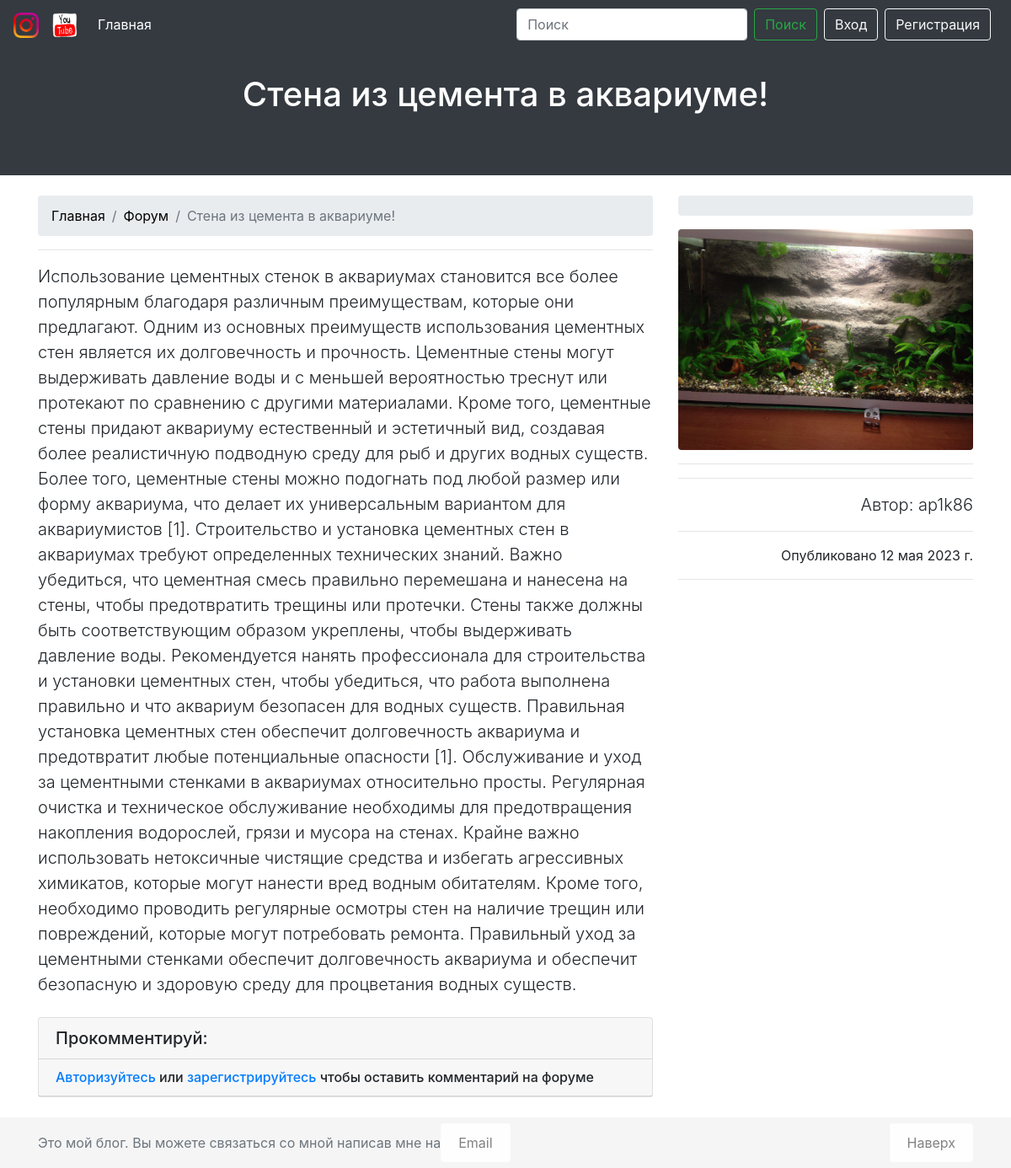
The app's page /forum/wall/, older data.
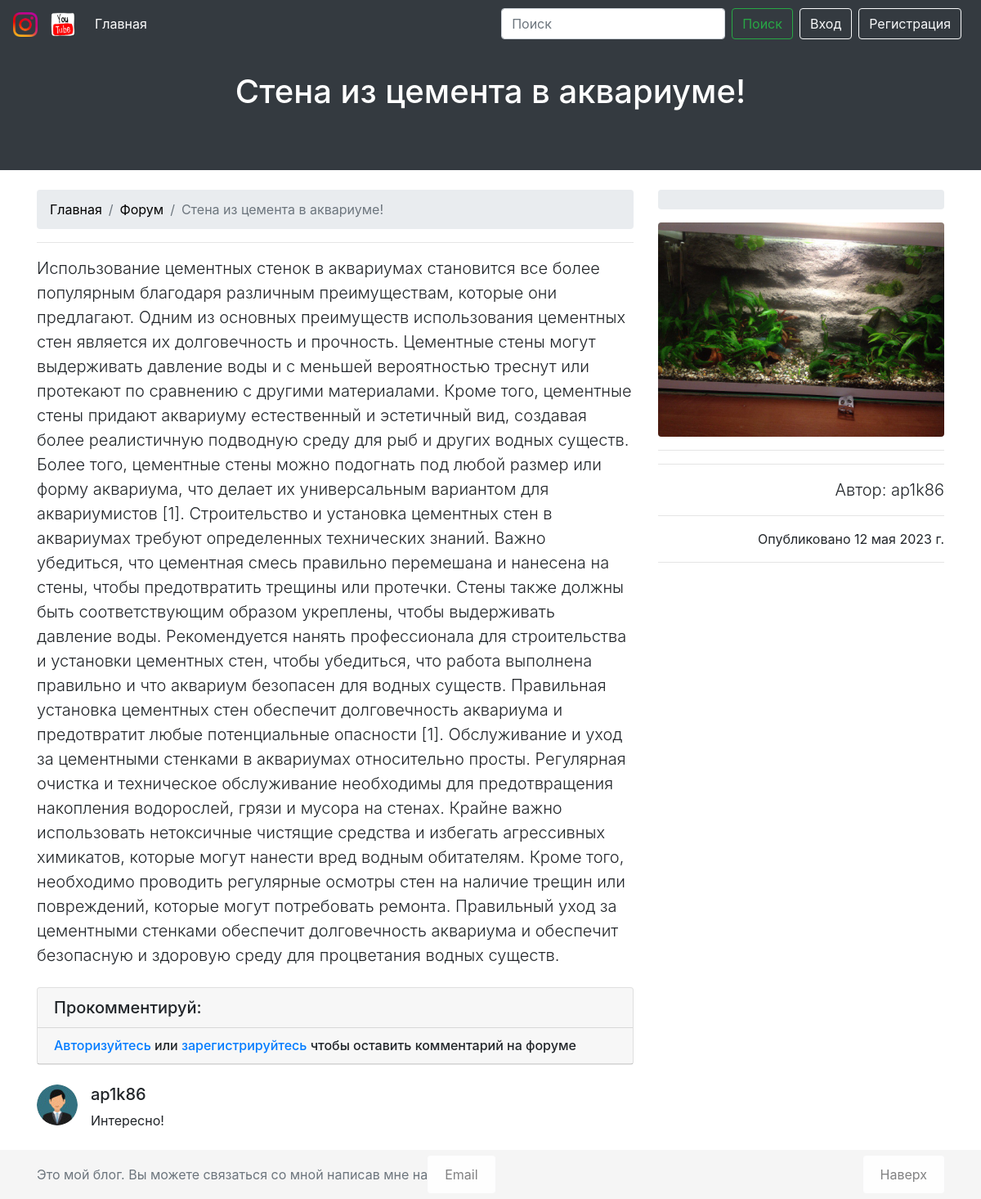
The same page, newer data.
### myblog/models.py (models this page shows, shortened)
class CommentForum(models.Model):
    post = models.ForeignKey(ForumPost, on_delete=models.CASCADE, related_name='comments_forum', verbose_name='Текст:')
    username = models.ForeignKey(User, on_delete=models.CASCADE, related_name='user_name_forum', verbose_name='Имя:')
    text = models.TextField(verbose_name='Комментарий:')
    created_date = models.DateTimeField(default=timezone.now, verbose_name='Дата создания:')
    objects = models.Model
    class Meta:
        verbose_name = 'Комментарий под постом на форуме'
        verbose_name_plural = 'Комментарии на форуме'
        ordering = ['-created_date']

### myblog/views.py (the view, shortened to what this page needs)
# urls.py: path('forum/<slug>/', ForumDetailView.as_view(), name='forum_detail'),
class ForumDetailView(View):
    def get(self, request, slug, *args, **kwargs):
        post = get_object_or_404(ForumPost, url=slug)
        last_posts = ForumPost.objects.all().order_by('-id')[:5]
        comment_form_forum = CommentFormForForum()
        title = post.title  # Вывожу заголовок рассматриваемого поста на форуме
        context = {
            'title': title,  # То что пишет в хедере
            'post': post,
            'last_posts': last_posts,
            'comment_form_forum': comment_form_forum,
        }
        return render(request, 'myblog/forum_detail.html', context=context)

### myblog/forms.py
class CommentFormForForum(forms.ModelForm):
    class Meta:
        model = CommentForum
        fields = ('text',)
        widgets = {
            'text': forms.Textarea(attrs={
                'class': 'form-control',
                'rows': 3
            }),
        }

### templates/myblog/forum_detail.html (shortened to what this page needs)
{% extends './base.html' %}
{% load static %}
{% block header %}
{% include './block/header.html' %}
{% endblock %}
{% block content %}
<div class="container">
    <div class="row">
        <div class="col-lg-8">
            <nav aria-label="breadcrumb" class="mt-4">
                <ol class="breadcrumb">
                    <li class="breadcrumb-item"><a class="dark" href="{% url 'index' %}">Главная</a></li>
                    <li class="breadcrumb-item"><a class="dark" href="{% url 'forum' %}">Форум</a></li>
                    <li class="breadcrumb-item active" aria-current="page">{{ post.title }}</li>
                </ol>
            </nav>
            <hr>
            <p class="lead">
                {{ post.content|safe }}
            </p>
            {% include './block/comments_forum.html' %}
        </div>
        {% include './block/aside.html' %}
    </div>
</div>
{% endblock content %}

### templates/myblog/block/comments_forum.html
{% load static %}
<div class="card my-4">
    <h5 class="card-header">Прокомментируй:</h5>
    {% if user.is_authenticated %}
    <div class="card-body">
        <form method="post">
            {% csrf_token %}
            <div class="form-group">
                {{ comment_form_forum.text }}
            </div>
            <button type="submit" class="btn btn-dark">Отправить</button>
        </form>
    </div>
    {% else %}
    <h6 class="card-header"><a href="{% url 'signin' %}">Авторизуйтесь</a> или <a href="{% url 'signup' %}">зарегистрируйтесь</a>
        чтобы оставить комментарий на форуме</h6>
    {% endif %}
</div>
{% for comment in post.comments_forum.all %}
<div class="media mb-4">
    <img class="d-flex mr-3 rounded-circle" src="{% static '/img/avatar.jpg' %}" alt="">
    <div class="media-body">
        <h5 class="mt-0">{{ comment.username }}</h5>
        {{ comment.text }}
    </div>
</div>
{% endfor %}

Row changes from the older to the newer data that the page shows:
added CommentForum: username "ap1k86", text "Интересно!"
